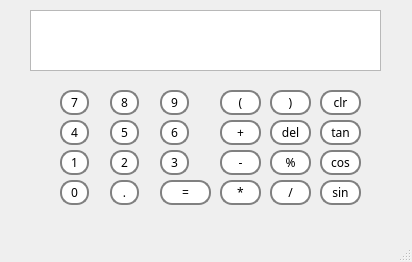
<?xml version="1.0" encoding="UTF-8"?>
<ui version="4.0">
 <class>Calculator</class>
 <widget class="QMainWindow" name="Calculator">
  <property name="geometry">
   <rect>
    <x>0</x>
    <y>0</y>
    <width>412</width>
    <height>262</height>
   </rect>
  </property>
  <property name="windowTitle">
   <string>Calculator</string>
  </property>
  <property name="styleSheet">
   <string notr="true">QTextEdit
{
	font: 20px;
	font-family: Monaco
}

QToolButton
{
	border: 2px solid gray;
	border-radius: 12px;
	padding: 0 4px;
	background: white;
	font-family: Monaco
}</string>
  </property>
  <widget class="QWidget" name="centralWidget">
   <widget class="QToolButton" name="number7">
    <property name="geometry">
     <rect>
      <x>60</x>
      <y>90</y>
      <width>29</width>
      <height>25</height>
     </rect>
    </property>
    <property name="text">
     <string>7</string>
    </property>
   </widget>
   <widget class="QToolButton" name="number8">
    <property name="geometry">
     <rect>
      <x>110</x>
      <y>90</y>
      <width>29</width>
      <height>25</height>
     </rect>
    </property>
    <property name="text">
     <string>8</string>
    </property>
   </widget>
   <widget class="QToolButton" name="number9">
    <property name="geometry">
     <rect>
      <x>160</x>
      <y>90</y>
      <width>29</width>
      <height>25</height>
     </rect>
    </property>
    <property name="text">
     <string>9</string>
    </property>
   </widget>
   <widget class="QToolButton" name="number4">
    <property name="geometry">
     <rect>
      <x>60</x>
      <y>120</y>
      <width>29</width>
      <height>25</height>
     </rect>
    </property>
    <property name="text">
     <string>4</string>
    </property>
   </widget>
   <widget class="QToolButton" name="number5">
    <property name="geometry">
     <rect>
      <x>110</x>
      <y>120</y>
      <width>29</width>
      <height>25</height>
     </rect>
    </property>
    <property name="text">
     <string>5</string>
    </property>
   </widget>
   <widget class="QToolButton" name="number6">
    <property name="geometry">
     <rect>
      <x>160</x>
      <y>120</y>
      <width>29</width>
      <height>25</height>
     </rect>
    </property>
    <property name="text">
     <string>6</string>
    </property>
   </widget>
   <widget class="QToolButton" name="number1">
    <property name="geometry">
     <rect>
      <x>60</x>
      <y>150</y>
      <width>29</width>
      <height>25</height>
     </rect>
    </property>
    <property name="text">
     <string>1</string>
    </property>
   </widget>
   <widget class="QToolButton" name="number2">
    <property name="geometry">
     <rect>
      <x>110</x>
      <y>150</y>
      <width>29</width>
      <height>25</height>
     </rect>
    </property>
    <property name="text">
     <string>2</string>
    </property>
   </widget>
   <widget class="QToolButton" name="number3">
    <property name="geometry">
     <rect>
      <x>160</x>
      <y>150</y>
      <width>29</width>
      <height>25</height>
     </rect>
    </property>
    <property name="text">
     <string>3</string>
    </property>
   </widget>
   <widget class="QToolButton" name="number0">
    <property name="geometry">
     <rect>
      <x>60</x>
      <y>180</y>
      <width>29</width>
      <height>25</height>
     </rect>
    </property>
    <property name="text">
     <string>0</string>
    </property>
   </widget>
   <widget class="QToolButton" name="buttonDot">
    <property name="geometry">
     <rect>
      <x>110</x>
      <y>180</y>
      <width>29</width>
      <height>25</height>
     </rect>
    </property>
    <property name="text">
     <string>.</string>
    </property>
   </widget>
   <widget class="QTextEdit" name="textEdit">
    <property name="geometry">
     <rect>
      <x>30</x>
      <y>10</y>
      <width>351</width>
      <height>61</height>
     </rect>
    </property>
   </widget>
   <widget class="QToolButton" name="leftParenthesis">
    <property name="geometry">
     <rect>
      <x>220</x>
      <y>90</y>
      <width>41</width>
      <height>25</height>
     </rect>
    </property>
    <property name="text">
     <string>(</string>
    </property>
   </widget>
   <widget class="QToolButton" name="rightParenthesis">
    <property name="geometry">
     <rect>
      <x>270</x>
      <y>90</y>
      <width>41</width>
      <height>25</height>
     </rect>
    </property>
    <property name="text">
     <string>)</string>
    </property>
   </widget>
   <widget class="QToolButton" name="delButton">
    <property name="geometry">
     <rect>
      <x>270</x>
      <y>120</y>
      <width>41</width>
      <height>25</height>
     </rect>
    </property>
    <property name="text">
     <string>del</string>
    </property>
   </widget>
   <widget class="QToolButton" name="plusButton">
    <property name="geometry">
     <rect>
      <x>220</x>
      <y>120</y>
      <width>41</width>
      <height>25</height>
     </rect>
    </property>
    <property name="text">
     <string>+</string>
    </property>
   </widget>
   <widget class="QToolButton" name="minusButton">
    <property name="geometry">
     <rect>
      <x>220</x>
      <y>150</y>
      <width>41</width>
      <height>25</height>
     </rect>
    </property>
    <property name="text">
     <string>-</string>
    </property>
   </widget>
   <widget class="QToolButton" name="multiButton">
    <property name="geometry">
     <rect>
      <x>220</x>
      <y>180</y>
      <width>41</width>
      <height>25</height>
     </rect>
    </property>
    <property name="text">
     <string>*</string>
    </property>
   </widget>
   <widget class="QToolButton" name="equalButton">
    <property name="geometry">
     <rect>
      <x>160</x>
      <y>180</y>
      <width>51</width>
      <height>25</height>
     </rect>
    </property>
    <property name="text">
     <string>=</string>
    </property>
   </widget>
   <widget class="QToolButton" name="divisionButton">
    <property name="geometry">
     <rect>
      <x>270</x>
      <y>180</y>
      <width>41</width>
      <height>25</height>
     </rect>
    </property>
    <property name="text">
     <string>/</string>
    </property>
   </widget>
   <widget class="QToolButton" name="remainderButton">
    <property name="geometry">
     <rect>
      <x>270</x>
      <y>150</y>
      <width>41</width>
      <height>25</height>
     </rect>
    </property>
    <property name="text">
     <string>%</string>
    </property>
   </widget>
   <widget class="QToolButton" name="clearButton">
    <property name="geometry">
     <rect>
      <x>320</x>
      <y>90</y>
      <width>41</width>
      <height>25</height>
     </rect>
    </property>
    <property name="text">
     <string>clr</string>
    </property>
   </widget>
   <widget class="QToolButton" name="cosButton">
    <property name="geometry">
     <rect>
      <x>320</x>
      <y>150</y>
      <width>41</width>
      <height>25</height>
     </rect>
    </property>
    <property name="text">
     <string>cos</string>
    </property>
   </widget>
   <widget class="QToolButton" name="sinButton">
    <property name="geometry">
     <rect>
      <x>320</x>
      <y>180</y>
      <width>41</width>
      <height>25</height>
     </rect>
    </property>
    <property name="text">
     <string>sin</string>
    </property>
   </widget>
   <widget class="QToolButton" name="tanButton">
    <property name="geometry">
     <rect>
      <x>320</x>
      <y>120</y>
      <width>41</width>
      <height>25</height>
     </rect>
    </property>
    <property name="text">
     <string>tan</string>
    </property>
   </widget>
  </widget>
  <widget class="QStatusBar" name="statusBar"/>
 </widget>
 <layoutdefault spacing="6" margin="11"/>
 <resources/>
 <connections/>
</ui>
